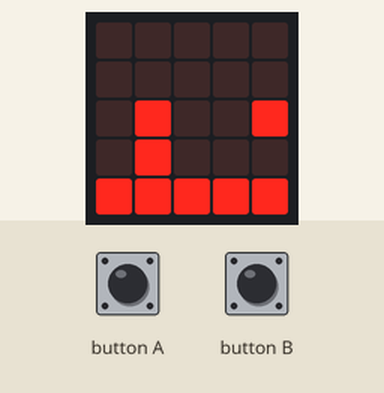
Recording of a program running on a simulated Calliope mini (MakeCode). Parts: the board's 5×5 LED display. Random numbers come from a fixed seed; the run ends where the board's game-over animation would start. At 1.0 s the program stops and its outputs stay as they are.

Above: at 0.1 s.
At 0.8 s:
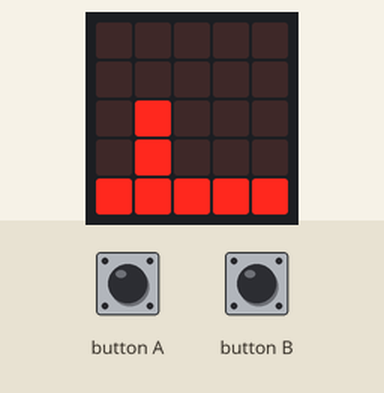

The program:

main.ts
```typescript
input.onButtonEvent(Button.A, input.buttonEventClick(), function () {
    spritedown.change(LedSpriteProperty.Y, -1)
    spriteup.change(LedSpriteProperty.Y, -1)
    basic.pause(550)
    spritedown.change(LedSpriteProperty.Y, 1)
    spriteup.change(LedSpriteProperty.Y, 1)
})
input.onButtonEvent(Button.B, input.buttonEventClick(), function () {
    spriteup.change(LedSpriteProperty.X, 1)
    spriteup.change(LedSpriteProperty.Y, 1)
    basic.pause(600)
    spriteup.change(LedSpriteProperty.X, -1)
    spriteup.change(LedSpriteProperty.Y, -1)
})
let Ouch: game.LedSprite = null
let floor: game.LedSprite = null
let spriteup: game.LedSprite = null
let spritedown: game.LedSprite = null
spritedown = game.createSprite(1, 3)
spriteup = game.createSprite(1, 2)
let floor2 = 0
for (let index = 0; index < 5; index++) {
    floor = game.createSprite(floor2, 4)
    floor2 += 1
}
while (game.isRunning()) {
    Ouch = game.createSprite(4, randint(2, 3))
    basic.pause(250)
    for (let index = 0; index < 4; index++) {
        Ouch.change(LedSpriteProperty.X, -1)
        basic.pause(250)
        if (Ouch.get(LedSpriteProperty.X) == 0) {
            Ouch.delete()
        }
        if (Ouch.get(LedSpriteProperty.X) == 1 && Ouch.get(LedSpriteProperty.Y) == 3) {
            if (Ouch.isTouching(spritedown)) {
                game.gameOver()
            }
        }
        if (Ouch.get(LedSpriteProperty.X) == 1 && Ouch.get(LedSpriteProperty.Y) == 2) {
            if (Ouch.isTouching(spriteup)) {
                game.gameOver()
            }
            if (Ouch.isTouching(spritedown)) {
                game.gameOver()
            }
        }
    }
}
basic.forever(function () {

})
```

test.ts
```typescript
// Hier kann man Tests durchführen; diese Datei wird nicht kompiliert, wenn dieses Paket als Erweiterung verwendet wird.
```
